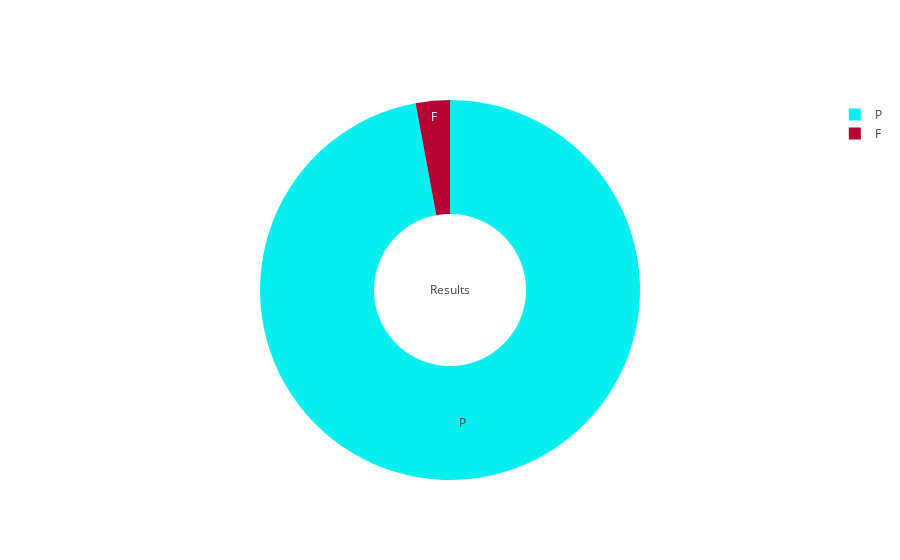

The notebook cell saved with this chart:
### Code cell
def pie_plot(cnt, colors, text):
    labels = list(cnt.index)
    values = list(cnt.values)
    
    trace = go.Pie(labels=labels, 
                   values=values, 
                   hoverinfo='value+percent', 
                   title=text, 
                   textinfo='label', 
                   hole=.4, 
                   textposition='inside', 
                   marker=dict(colors = colors,
                              ),
                  )
    return trace


results = sp["Result"].value_counts()
trace = pie_plot(results, ['#09efef', '#b70333'], "Results")

py.iplot([trace], filename='results')

### Figure 1 — Plotly figure (JSON) as saved in the notebook; plotly's stock layout.template omitted (floating-point values rounded to 4 significant figures)
{"data": [{"hole": 0.4, "hoverinfo": "value+percent", "labels": ["P", "F"], "marker": {"colors": ["#09efef", "#b70333"]}, "textinfo": "label", "textposition": "inside", "title": {"text": "Results"}, "type": "pie", "uid": "0331f678-bf9e-4eab-8c90-3064cd8c545a", "values": [971, 29]}], "layout": {}}
